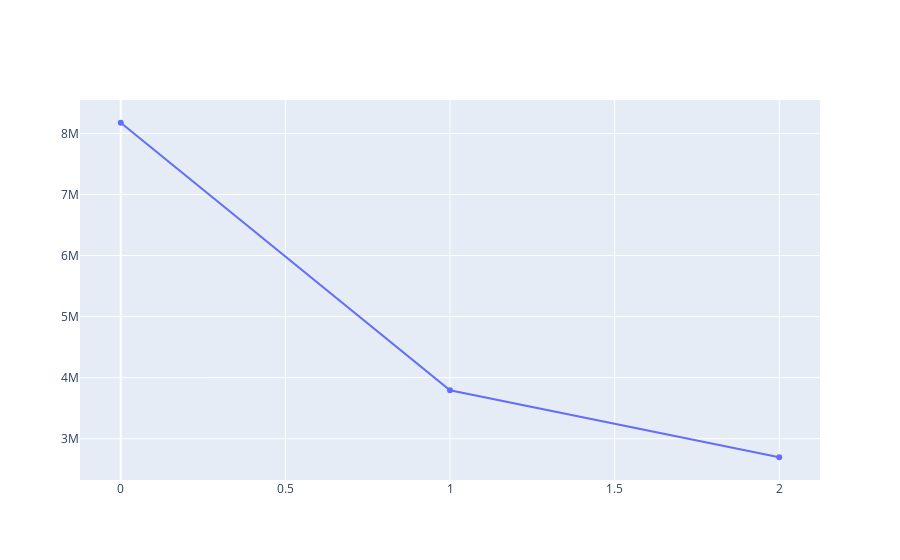

Notebook source saved alongside this figure:
### Markdown cell above
Ok, in the cell below, you can see that we reference our `heading` variable to set the title of the chart to `"City Populations"`.

### Code cell
import plotly.graph_objects as go 
cities_scatter = go.Scatter(y = [8175133, 3792621, 2695598], 
                            hovertext = ['New York[d]', 'Los Angeles', 'Chicago'])
go.Figure(data = cities_scatter, layout = go.Layout(title = heading))

### Figure 1 — Plotly figure (JSON) as saved in the notebook; plotly's stock layout.template omitted (floating-point values rounded to 4 significant figures)
{"data": [{"hovertext": ["New York[d]", "Los Angeles", "Chicago"], "type": "scatter", "y": [8175133, 3792621, 2695598]}], "layout": {"autosize": true, "xaxis": {"autorange": true, "range": [-0.1243, 2.124]}, "yaxis": {"autorange": true, "range": [2294000.0, 8577000.0], "type": "linear"}}}
